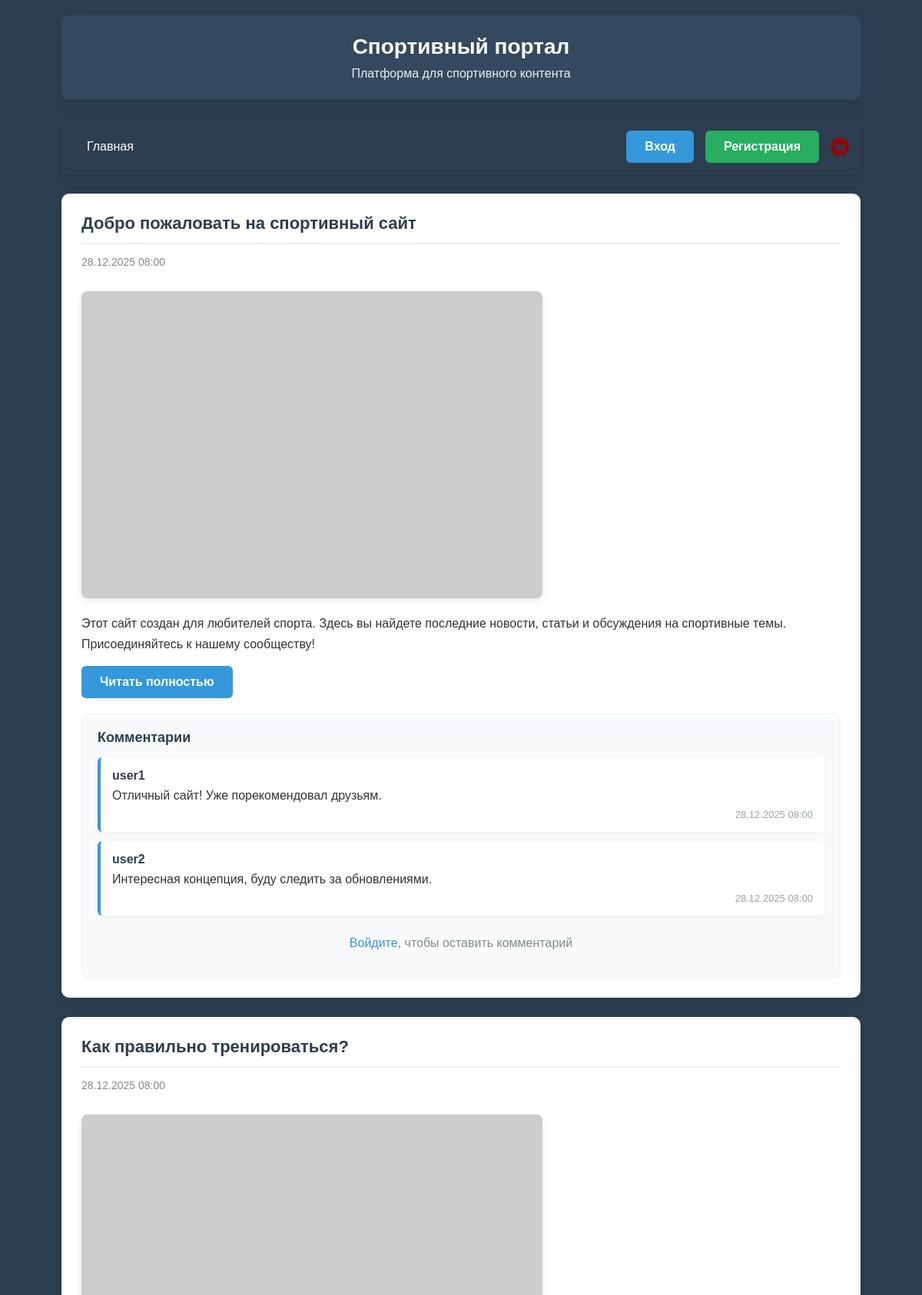
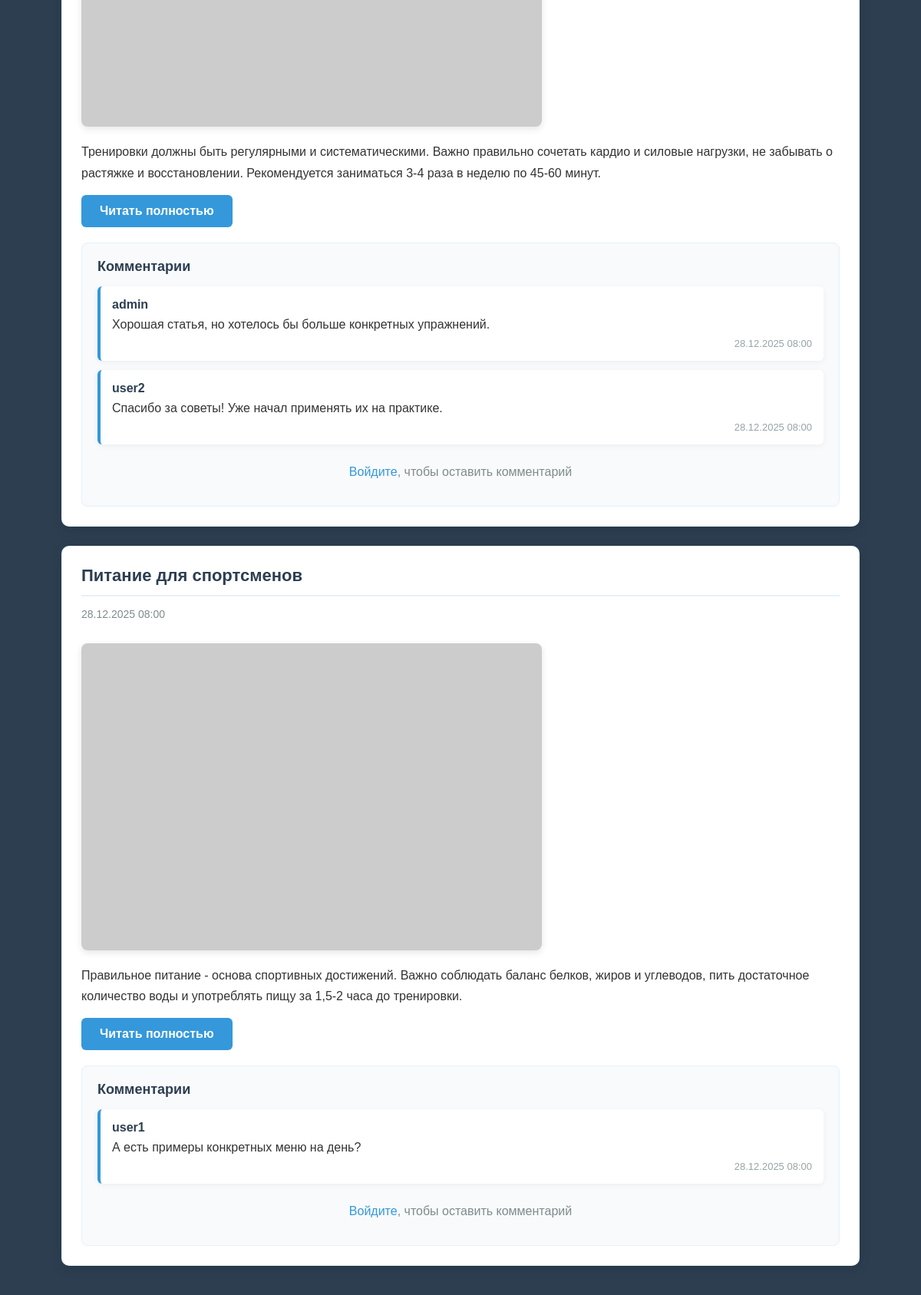
Screenshot of /main.php (upper part) with the database file from the repository (2 pictures, top to bottom).
### tables this page shows
CREATE TABLE IF NOT EXISTS articles (
    id INT AUTO_INCREMENT PRIMARY KEY,
    title VARCHAR(255) NOT NULL,
    content TEXT NOT NULL,
    author_id INT NOT NULL,
    image VARCHAR(255) DEFAULT NULL,
    created_at TIMESTAMP DEFAULT CURRENT_TIMESTAMP,
    updated_at TIMESTAMP DEFAULT CURRENT_TIMESTAMP ON UPDATE CURRENT_TIMESTAMP,
    FOREIGN KEY (author_id) REFERENCES users(id) ON DELETE CASCADE
);

CREATE TABLE IF NOT EXISTS comments (
    id INT AUTO_INCREMENT PRIMARY KEY,
    article_id INT NOT NULL,
    user_id INT NOT NULL,
    comment TEXT NOT NULL,
    created_at TIMESTAMP DEFAULT CURRENT_TIMESTAMP,
    FOREIGN KEY (article_id) REFERENCES articles(id) ON DELETE CASCADE,
    FOREIGN KEY (user_id) REFERENCES users(id) ON DELETE CASCADE
);

CREATE TABLE IF NOT EXISTS users (
    id INT AUTO_INCREMENT PRIMARY KEY,
    username VARCHAR(50) NOT NULL UNIQUE,
    password VARCHAR(255) NOT NULL,
    email VARCHAR(100) NOT NULL UNIQUE,
    role ENUM('admin', 'user') DEFAULT 'user',
    created_at TIMESTAMP DEFAULT CURRENT_TIMESTAMP,
    updated_at TIMESTAMP DEFAULT CURRENT_TIMESTAMP ON UPDATE CURRENT_TIMESTAMP
);

### main.php (the view, shortened to what this page needs)
<?php
include 'db.php';
$isLoggedIn = isset($_SESSION['user_id']);
try {
    $stmt = $pdo->query("SELECT id, title, content, created_at, image FROM articles ORDER BY created_at DESC");
    $articles = $stmt->fetchAll(PDO::FETCH_ASSOC);
} catch (PDOException $e) {
    die("Ошибка загрузки статей: " . $e->getMessage());
}
?>
<!DOCTYPE html>
<html lang="ru">
<head>
    <link rel="stylesheet" href="style.css">
</head>
<body>
<div class="container">
    <header class="site-header">
        <h1>Спортивный портал</h1>
        <h3>Платформа для спортивного контента</h3>
    </header>
    <nav class="site-nav">
        <div class="nav-wrapper">
            <div class="nav-left">
                <ul class="nav-list">
                    <li><a href="main.php">Главная</a></li>
                </ul>
            </div>
            <div class="nav-right">
                <?php if ($isLoggedIn): ?>
                    <div class="user-display">
                        <?php echo htmlspecialchars($_SESSION['username'] ?? 'Пользователь'); ?>
                    </div>
                    <a href="logout.php" class="btn btn-danger">Выход</a>
                <?php else: ?>
                    <a href="login.php" class="btn">Вход</a>
                    <a href="register.php" class="btn btn-success">Регистрация</a>
                <?php endif; ?>
                <a href="https://vk.ru/dana_nesterenko" target="_blank" class="vk-link">
                    <img src="вк.png" alt="VK" class="vk-icon">
                </a>
            </div>
        </div>
    </nav>
    <main>
        <?php if (empty($articles)): ?>
            <div class="content-box text-center">
                <h3>Статей пока нет</h3>
                <?php if (!$isLoggedIn): ?>
                    <p><a href="login.php" class="text-link">Войдите</a> или <a href="register.php" class="text-link">зарегистрируйтесь</a>, чтобы создать статью</p>
                <?php else: ?>
                    <a href="create_article.php" class="btn btn-success">Создать статью</a>
                <?php endif; ?>
            </div>
        <?php else: ?>
            <?php foreach ($articles as $article): ?>
                <article class="article-preview">
                    <h2 class="article-title"><?php echo htmlspecialchars($article['title']); ?></h2>
                    <div class="article-meta">
                        <?php echo date('d.m.Y H:i', strtotime($article['created_at'])); ?>
                    </div>
                    <?php if (!empty($article['image'])): ?>
                        <img src="<?php echo htmlspecialchars($article['image']); ?>"
                             alt="<?php echo htmlspecialchars($article['title']); ?>"
                             class="article-image">
                    <?php endif; ?>
                    <div class="article-content">
                        <p><?php echo nl2br(htmlspecialchars(substr($article['content'], 0, 500))); ?>
                        </p>
                        <a href="art.php?id=<?php echo $article['id']; ?>" class="btn">
                            Читать полностью
                        </a>
                    </div>
                    <div class="comments-area">
                        <h4>Комментарии</h4>
                        <?php
                        try {
                            $commentStmt = $pdo->prepare("SELECT c.comment, c.created_at, u.username
                                                         FROM comments c
                                                         JOIN users u ON c.user_id = u.id
                                                         WHERE c.article_id = :article_id
                                                         ORDER BY c.created_at DESC
                                                         LIMIT 3");
                            $commentStmt->execute(['article_id' => $article['id']]);
                            $comments = $commentStmt->fetchAll(PDO::FETCH_ASSOC);
                        } catch (PDOException $e) {
                            $comments = [];
                        }
                        ?>
                        <?php if (!empty($comments)): ?>
                            <?php foreach ($comments as $comment): ?>
                                <div class="comment-item">
                                    <div class="comment-author">
                                        <?php echo htmlspecialchars($comment['username']); ?>
                                    </div>
                                    <p><?php echo nl2br(htmlspecialchars($comment['comment'])); ?></p>
                                    <div class="comment-date">
                                        <?php echo date('d.m.Y H:i', strtotime($comment['created_at'])); ?>
                                    </div>
                                </div>
                            <?php endforeach; ?>
                        <?php else: ?>
                            <p class="no-comments">
                                Комментариев пока нет.
                            </p>
                        <?php endif; ?>
                        <?php if ($isLoggedIn): ?>
                            <form action="add_comment.php" method="POST" class="comment-form">
                                <input type="hidden" name="article_id" value="<?php echo $article['id']; ?>">
                                <textarea name="content" placeholder="Ваш комментарий..." rows="3" required></textarea>
                                <button type="submit" class="btn btn-success">Отправить комментарий</button>
                            </form>
                        <?php else: ?>
                            <p class="comment-login-prompt">
                                <a href="login.php" class="text-link">Войдите</a>, чтобы оставить комментарий
                            </p>
                        <?php endif; ?>
                    </div>
                </article>
            <?php endforeach; ?>
        <?php endif; ?>
    </main>
</div>
</body>
</html>

### style.css (style rules this page uses)
* { margin: 0; padding: 0; box-sizing: border-box; }
body { font-family: Arial, sans-serif; background: #2c3e50; color: #333; min-height: 100vh; }
.container { width: 90%; max-width: 1200px; margin: 0 auto; padding: 20px; }
.btn { padding: 12px 24px; background: #3498db; color: white; border: none; border-radius: 6px; font-size: 16px; font-weight: bold; cursor: pointer; text-decoration: none; display: inline-block; text-align: center; transition: all 0.3s; }
.btn-success { background: #27ae60; }
::placeholder { color: #95a5a6; opacity: 0.8; }
.site-header { background: #34495e; color: white; padding: 25px; text-align: center; margin-bottom: 25px; border-radius: 10px; box-shadow: 0 4px 15px rgba(0, 0, 0, 0.1); }
.site-header h1 { margin: 0; font-size: 28px; font-weight: 600; }
.site-header h3 { margin: 10px 0 0 0; font-weight: normal; color: #ecf0f1; font-size: 16px; }
.site-nav { background: #2c3e50; padding: 15px; margin-bottom: 25px; border-radius: 10px; box-shadow: 0 4px 15px rgba(0, 0, 0, 0.1); }
.nav-wrapper { display: flex; justify-content: space-between; align-items: center; }
.nav-left, .nav-right { display: flex; gap: 15px; align-items: center; }
.nav-list { list-style: none; padding: 0; margin: 0; display: flex; gap: 10px; }
.nav-list li { display: inline; }
.nav-list a { color: white; text-decoration: none; padding: 10px 18px; border-radius: 6px; transition: all 0.3s ease; display: inline-block; }
.vk-link { display: flex; align-items: center; text-decoration: none; }
.vk-icon { width: 24px; height: 24px; transition: transform 0.3s ease; }
.article-preview { background: white; border-radius: 10px; padding: 25px; margin-bottom: 25px; box-shadow: 0 4px 15px rgba(0, 0, 0, 0.1); border: 1px solid rgba(187, 222, 251, 0.3); }
.article-title { color: #2c3e50; margin-top: 0; margin-bottom: 15px; font-size: 22px; border-bottom: 2px solid #e3f2fd; padding-bottom: 12px; }
.article-meta { color: #7f8c8d; font-size: 14px; margin-bottom: 15px; display: flex; align-items: center; gap: 10px; }
.article-image { max-width: 100%; height: auto; margin: 15px 0; border-radius: 8px; box-shadow: 0 3px 10px rgba(0, 0, 0, 0.1); }
.article-content p { line-height: 1.7; margin-bottom: 15px; color: #333; }
.comments-area { background: #f8fafc; padding: 20px; margin-top: 20px; border-radius: 8px; border: 1px solid #e3f2fd; }
.comments-area h4 { color: #2c3e50; margin-top: 0; margin-bottom: 15px; font-size: 18px; }
.comment-item { background: white; padding: 15px; margin-bottom: 12px; border-radius: 6px; border-left: 4px solid #3498db; box-shadow: 0 2px 8px rgba(0, 0, 0, 0.05); }
.comment-author { color: #2c3e50; font-weight: bold; margin-bottom: 8px; }
.comment-date { color: #95a5a6; font-size: 13px; margin-top: 8px; text-align: right; }
.comment-login-prompt { text-align: center; padding: 15px; color: #7f8c8d; }
.text-link { color: #3498db; text-decoration: none; font-weight: 500; }

### rows the page displays
articles: title "Добро пожаловать на спортивный сайт", created_at "28.12.2025 08:00", content "Этот сайт создан для любителей спорта. Здесь вы найдете последние новости, статьи и обсуждения на спортивные темы. Присоединяйтесь к нашему сообществу!"
comments: user.username "user1", comment "Отличный сайт! Уже порекомендовал друзьям.", created_at "28.12.2025 08:00"
comments: user.username "user2", comment "Интересная концепция, буду следить за обновлениями.", created_at "28.12.2025 08:00"
articles: title "Как правильно тренироваться?", created_at "28.12.2025 08:00", content "Тренировки должны быть регулярными и систематическими. Важно правильно сочетать кардио и силовые нагрузки, не забывать о растяжке и восстановлении. Рекомендуется заниматься 3-4 раза в неделю по 45-60 минут."
comments: user.username "admin", comment "Хорошая статья, но хотелось бы больше конкретных упражнений.", created_at "28.12.2025 08:00"
comments: user.username "user2", comment "Спасибо за советы! Уже начал применять их на практике.", created_at "28.12.2025 08:00"
articles: title "Питание для спортсменов", created_at "28.12.2025 08:00", content "Правильное питание - основа спортивных достижений. Важно соблюдать баланс белков, жиров и углеводов, пить достаточное количество воды и употреблять пищу за 1,5-2 часа до тренировки."
comments: user.username "user1", comment "А есть примеры конкретных меню на день?", created_at "28.12.2025 08:00"
